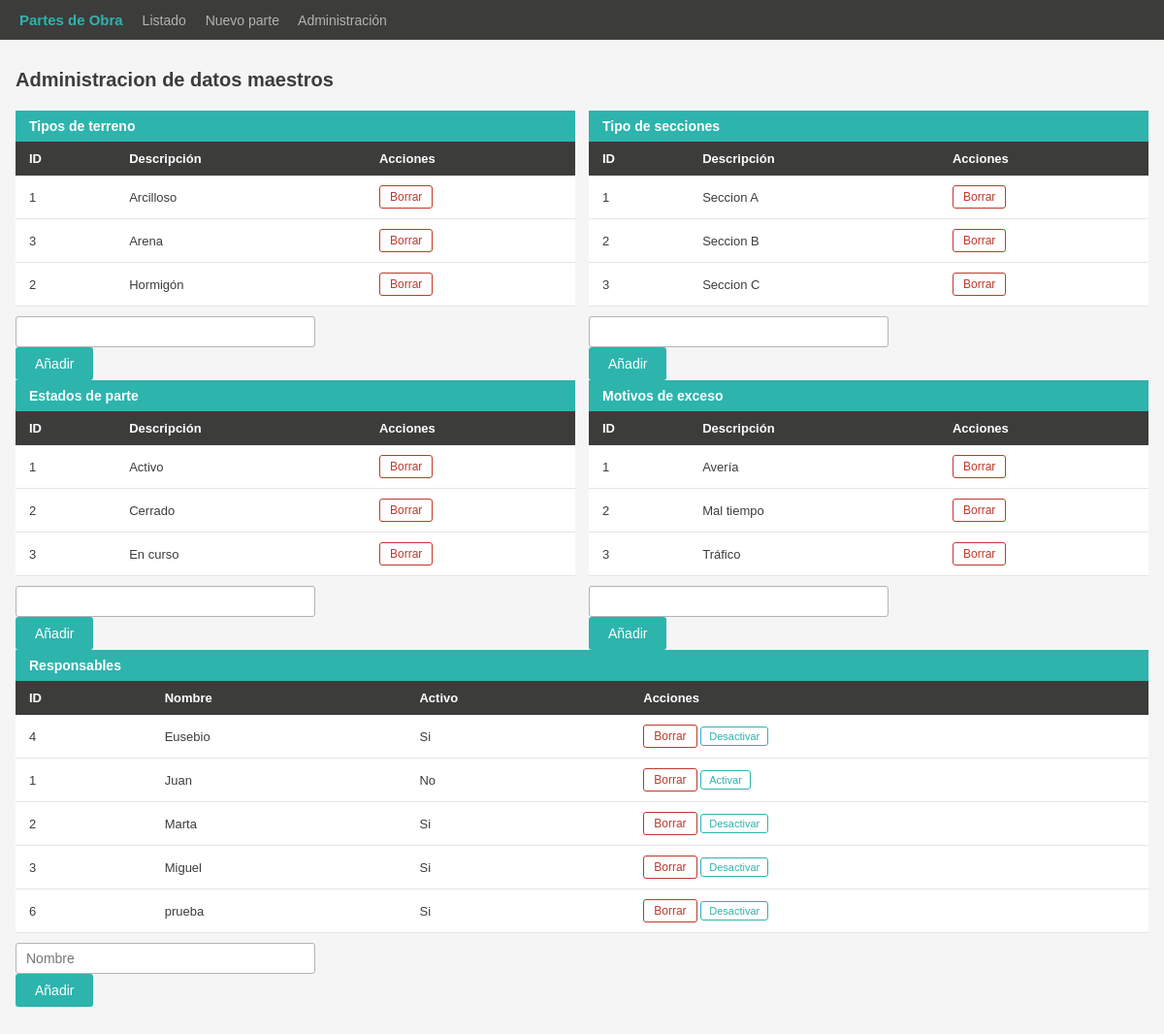
The page /admin on the database its author committed.
### tables this page shows
CREATE TABLE TipoTerreno(
               id INTEGER PRIMARY KEY AUTOINCREMENT,
               descripcion TEXT NOT NULL);

CREATE TABLE SeccionTipo(
               id INTEGER PRIMARY KEY AUTOINCREMENT,
               descripcion TEXT NOT NULL);

CREATE TABLE EstadoParte(
               id INTEGER PRIMARY KEY AUTOINCREMENT,
               descripcion TEXT NOT NULL);

CREATE TABLE MotivoExcesoHoras(
               id INTEGER PRIMARY KEY AUTOINCREMENT,
               descripcion TEXT NOT NULL);

CREATE TABLE Personal(
               id INTEGER PRIMARY KEY AUTOINCREMENT,
               nombre TEXT NOT NULL,
               activo INTEGER NOT NULL DEFAULT 1);

### routes/admin_routes.py (the view)
@admin_bp.route("/admin", methods=["GET"])
def carga_admin():
    tipos_terreno = get_tipo_terreno()
    secciones_tipo = get_seccion_tipo()
    estados = get_estados()
    motivos_exceso = get_motivo_exceso()
    personal = get_personal()
    return render_template("admin.html", tipos_terreno=tipos_terreno, secciones_tipo=secciones_tipo,
                           estados=estados, motivos_exceso=motivos_exceso, personal=personal)

### database/db.py (called while the page is built)
def get_connection():
    conn = sqlite3.connect(DB_PATH)
    conn.row_factory = sqlite3.Row
    return conn

### models/admin_model.py (called while the page is built)
def get_tipo_terreno():
    conn = get_connection()
    rows = conn.execute("SELECT id, descripcion FROM TipoTerreno ORDER BY descripcion").fetchall()
    conn.close()
    return rows

def get_seccion_tipo():
    conn = get_connection()
    rows = conn.execute("SELECT id, descripcion FROM SeccionTipo ORDER BY descripcion").fetchall()
    conn.close()
    return rows

def get_estados():
    conn = get_connection()
    rows = conn.execute("SELECT id, descripcion FROM EstadoParte ORDER BY id").fetchall()
    conn.close()
    return rows

def get_motivo_exceso():
    conn = get_connection()
    rows = conn.execute("SELECT id, descripcion FROM MotivoExcesoHoras ORDER BY descripcion").fetchall()
    conn.close()
    return rows

def get_personal():
    conn = get_connection()
    rows = conn.execute("SELECT id, nombre, activo FROM Personal ORDER BY nombre").fetchall()
    conn.close()
    return rows

### templates/admin.html (shortened to what this page needs)
<!DOCTYPE html>
<html lang="es">
<head>
  <link rel="stylesheet" href="{{ url_for('static', filename='styles.css') }}">
</head>
<body>
    <nav>
      <a href="{{ url_for('partes.index') }}" class="logo">Partes de Obra</a>
      <a href="{{ url_for('partes.index') }}">Listado</a>
      <a href="{{ url_for('partes.nuevo_parte') }}">Nuevo parte</a>
      <a href="{{ url_for('admin.carga_admin') }}">Administración</a>
    </nav>
<div class="contenedor">
    <h1>Administracion de datos maestros</h1>
    <div class="dos-columnas">
        <div>
            <h2>Tipos de terreno</h2>
                <table>
                    <thead>
                        <tr>
                            <th>ID</th>
                            <th>Descripción</th>
                            <th>Acciones</th>
                        </tr>
                    </thead>
                    <tbody>
                        {% for t in tipos_terreno %}
                            <tr>
                                <td>{{ t['id'] }}</td>
                                <td>{{ t['descripcion'] }}</td>
                                <td>
                                    <form method="POST" action="{{ url_for('admin.eliminar_maestro', maestro='tipo_terreno', id=t['id']) }}" style="display:inline;" onsubmit="return confirm('¿Seguro que quieres borrar este tipo de terreno?')">
                                        <button type="submit" class="btn-tabla-borrar">Borrar</button>
                                    </form>
                                </td>
                            </tr>
                        {% endfor %}
                    </tbody>
                </table>
                <div class="boton_admin">
                    <form method="POST" action="{{ url_for('admin.insertar_maestro', maestro='tipo_terreno') }}">
                        <input type="text" name="descripcion">
                        <button type="submit" class="btn-verde">Añadir</button>
                    </form>
                </div>
        </div>
        <div>
            <h2>Tipo de secciones</h2>
                <table>
                    <thead>
                        <tr>
                            <th>ID</th>
                            <th>Descripción</th>
                            <th>Acciones</th>
                        </tr>
                    </thead>
                    <tbody>
                        {% for s in secciones_tipo %}
                            <tr>
                                <td>{{ s['id'] }}</td>
                                <td>{{ s['descripcion'] }}</td>
                                <td>
                                    <form method="POST" action="{{ url_for('admin.eliminar_maestro', maestro='seccion_tipo', id=s['id']) }}" style="display:inline;" onsubmit="return confirm('¿Seguro que quieres borrar este tipo de sección?')">
                                            <button type="submit" class="btn-tabla-borrar">Borrar</button>
                                    </form>
                                </td>
                            </tr>
                        {% endfor %}
                    </tbody>
                </table>
                <div class="boton_admin">
                    <form method="POST" action="{{ url_for('admin.insertar_maestro', maestro='seccion_tipo') }}">
                        <input type="text" name="descripcion">
                        <button type="submit" class="btn-verde">Añadir</button>
                    </form>
                </div>
        </div>
    </div>
    <div class="dos-columnas">
        <div>
            <h2>Estados de parte</h2>
            <table>
                <thead>
                    <tr>
                        <th>ID</th>
                        <th>Descripción</th>
                        <th>Acciones</th>
                    </tr>
                </thead>
                <tbody>
                    {% for e in estados %}
                        <tr>
                            <td>{{ e['id'] }}</td>
                            <td>{{ e['descripcion'] }}</td>
                            <td>
                                <form method="POST" action="{{ url_for('admin.eliminar_maestro', maestro='estado_parte', id=e['id']) }}" style="display:inline;" onsubmit="return confirm('¿Seguro que quieres borrar este estado de parte?')">
                                        <button type="submit" class="btn-tabla-borrar">Borrar</button>
                                </form>
                            </td>
                        </tr>
                    {% endfor %}
                </tbody>
            </table>
            <div class="boton_admin">
                <form method="POST" action="{{ url_for('admin.insertar_maestro', maestro='estado_parte') }}">
                    <input type="text" name="descripcion">
                    <button type="submit" class="btn-verde">Añadir</button>
                </form>
            </div>
        </div>
        <div>
            <h2>Motivos de exceso</h2>
            <table>
                <thead>
                    <tr>
                        <th>ID</th>
                        <th>Descripción</th>
                        <th>Acciones</th>
                    </tr>
                </thead>
                <tbody>
                    {% for m in motivos_exceso %}
                        <tr>
                            <td>{{ m['id'] }}</td>
                            <td>{{ m['descripcion'] }}</td>
                            <td>
                                <form method="POST" action="{{ url_for('admin.eliminar_maestro', maestro='motivo_exceso', id=m['id']) }}" style="display:inline;" onsubmit="return confirm('¿Seguro que quieres borrar este motivo de exceso?')">
                                        <button type="submit" class="btn-tabla-borrar">Borrar</button>
                                </form>
                            </td>
                        </tr>
                    {% endfor %}
                </tbody>
            </table>
            <div class="boton_admin">
                <form method="POST" action="{{ url_for('admin.insertar_maestro', maestro='motivo_exceso') }}">
                    <input type="text" name="descripcion">
                    <button type="submit" class="btn-verde">Añadir</button>
                </form>
            </div>
        </div>
    </div>
    <div>
        <div>
            <h2>Responsables</h2>
            <table>
                <thead>
                    <tr>
                        <th>ID</th>
                        <th>Nombre</th>
                        <th>Activo</th>
                        <th>Acciones</th>
                    </tr>
                </thead>
                <tbody>
                    {% for p in personal %}
                        <tr>
                            <td>{{ p['id'] }}</td>
                            <td>{{ p['nombre'] }}</td>
                            <td>{{ 'Si' if p['activo'] == 1 else 'No' }}</td>
                            <td>
                                <form method="POST" action="{{ url_for('admin.eliminar_maestro', maestro='personal', id=p['id']) }}" style="display:inline;" onsubmit="return confirm('¿Seguro que quieres borrar este responsable?')">
                                        <button type="submit" class="btn-tabla-borrar">Borrar</button>
                                </form>
                                <form method="POST" action="{{ url_for('admin.activar_personal_route', id=p['id']) }}" style="display:inline;" onsubmit="return confirm('¿Seguro que quieres cambiar el estado de este responsable?')">
                                        <button type="submit" class="btn-tabla-activar">{{ 'Desactivar' if p['activo'] == 1 else 'Activar' }}</button>
                                </form>
                            </td>
                        </tr>
                    {% endfor %}
                </tbody>
            </table>
            <div class="boton_admin">
                <form method="POST" action="{{ url_for('admin.insertar_maestro', maestro='personal') }}">
                    <input type="text" name="nombre" placeholder="Nombre">
                    <button type="submit" class="btn-verde">Añadir</button>
                </form>
            </div>
        </div>
    </div>
</div>

### static/styles.css (style rules this page uses)
body { font-family: Arial, sans-serif; font-size: 14px; background-color: #f5f5f5; color: #3C3C3B; margin: 0; padding: 0; }
nav { background-color: #3C3C3B; padding: 12px 20px; }
nav a { color: #B3B4B2; text-decoration: none; margin-right: 16px; font-size: 14px; }
nav .logo { color: #2DB4AD; font-weight: bold; font-size: 15px; }
.contenedor { max-width: 1300px; margin: 30px auto; padding: 0 16px; }
h1 { font-size: 20px; color: #3C3C3B; margin-bottom: 20px; }
h2 { font-size: 14px; color: white; background-color: #2DB4AD; padding: 8px 14px; margin: 0; }
input[type="text"], input[type="date"], input[type="time"], input[type="number"], select, textarea { width: 100%; padding: 7px 10px; border: 1px solid #B3B4B2; border-radius: 3px; font-size: 14px; color: #3C3C3B; background-color: white; margin-bottom: 12px; }
.dos-columnas { display: grid; grid-template-columns: 1fr 1fr; gap: 14px; }
.btn-verde { background-color: #2DB4AD; color: white; border: none; padding: 9px 20px; font-size: 14px; border-radius: 3px; cursor: pointer; text-decoration: none; display: inline-block; }
table { width: 100%; border-collapse: collapse; background-color: white; }
th { background-color: #3C3C3B; color: white; text-align: left; padding: 10px 14px; font-size: 13px; }
td { padding: 10px 14px; border-bottom: 1px solid #e5e5e5; font-size: 13px; }
.btn-tabla-borrar { color: #c0392b; border: 1px solid #c0392b; background: white; padding: 4px 10px; border-radius: 3px; font-size: 12px; cursor: pointer; }
.btn-tabla-activar { color: #2DB4AD; border: 1px solid #2DB4AD; background: white; padding: 3px 8px; border-radius: 3px; font-size: 11px; cursor: pointer; }
.boton_admin { display: flex; gap: 8px; margin-top: 10px; }
.boton_admin input { flex: 1; margin-bottom: 0; }
.boton_admin button { white-space: nowrap; }

### rows shown on the page
TipoTerreno: id "1", descripcion "Arcilloso"
TipoTerreno: id "3", descripcion "Arena"
TipoTerreno: id "2", descripcion "Hormigón"
SeccionTipo: id "1", descripcion "Seccion A"
SeccionTipo: id "2", descripcion "Seccion B"
SeccionTipo: id "3", descripcion "Seccion C"
EstadoParte: id "1", descripcion "Activo"
EstadoParte: id "2", descripcion "Cerrado"
EstadoParte: id "3", descripcion "En curso"
MotivoExcesoHoras: id "1", descripcion "Avería"
MotivoExcesoHoras: id "2", descripcion "Mal tiempo"
MotivoExcesoHoras: id "3", descripcion "Tráfico"
Personal: id "4", nombre "Eusebio", activo "Si", activo "Desactivar"
Personal: id "1", nombre "Juan", activo "No", activo "Activar"
Personal: id "2", nombre "Marta", activo "Si", activo "Desactivar"
Personal: id "3", nombre "Miguel", activo "Si", activo "Desactivar"
Personal: id "6", nombre "prueba", activo "Si", activo "Desactivar"
